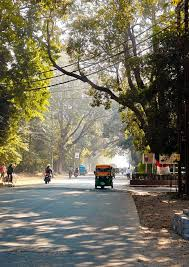
#> input picture roads.jpg, 189 x 267 px
$ jupyter execute P4.ipynb
#> lines starting #> are read from the running program, lines starting #| are printed output that depends on the picture; after the words box and inside, x2 and y2 are one past the last pixel; in counts of white or black regions, pixels touching at a corner belong together
[cell 1]
import cv2
import numpy as np
import matplotlib.pyplot as plt

image = cv2.imread("roads.jpg")
#> image is the input picture: shape (267, 189, 3); mean B, G, R 94.5, 112.8, 117.1
if image is None:
    raise FileNotFoundError("road.jpg not found")

output = image.copy()
gray = cv2.cvtColor(image, cv2.COLOR_BGR2GRAY)
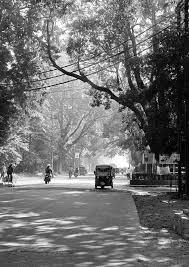
#> gray: shape (267, 189); min 0, max 255, mean 112
blur = cv2.GaussianBlur(gray, (5, 5), 0)
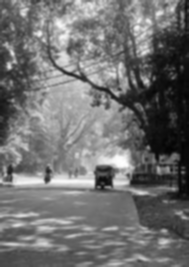
#> blur: shape (267, 189); min 3, max 254, mean 112
edges = cv2.Canny(blur, 50, 150)
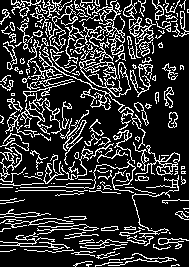
#> edges: shape (267, 189); 19.8% white in thin lines or dots
h, w = edges.shape
#> h = 267; w = 189
mask = np.zeros_like(edges)

polygon = np.array([[
    (0, h),
    (w, h),
    (int(0.58 * w), int(0.58 * h)),
    (int(0.42 * w), int(0.58 * h))
]], dtype=np.int32)

cv2.fillPoly(mask, polygon, 255)
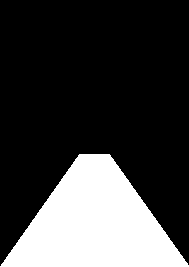
#> mask: shape (267, 189); 24.7% white; 1 white region, box (x1, y1, x2, y2) and area: (0, 154, 189, 267) 12470
roi_edges = cv2.bitwise_and(edges, mask)
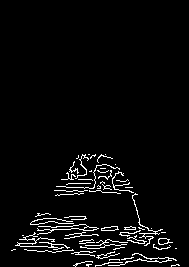
#> roi_edges: shape (267, 189); 4% white in thin lines or dots, all inside (x1, y1, x2, y2) = (11, 154, 180, 267)

# HOUGH TRANSFORM

lines = cv2.HoughLinesP(
    roi_edges,
    rho=1,
    theta=np.pi / 180,
    threshold=30,
    minLineLength=30,
    maxLineGap=100
)
#> lines = 21 rows, first 6: [30, 224, 160, 230], [37, 219, 170, 242], [13, 249, 176, 260], [56, 186, 129, 190], [20, 246, 169, 239], [38, 229, 157, 231]

left_lines = []
right_lines = []

if lines is not None:

    # Makes line format consistently:
    # [x1, y1, x2, y2]
    lines = lines.reshape(-1, 4)

    for x1, y1, x2, y2 in lines:

        # Avoid division by zero
        if x2 == x1:
            continue

        # Calculate slope
        slope = (y2 - y1) / (x2 - x1)

        # Negative slope = left lane
        if -1.5 < slope < -0.4:
            left_lines.append((x1, y1, x2, y2))

        # Positive slope = right lane
        elif 0.4 < slope < 1.5:
            right_lines.append((x1, y1, x2, y2))
#> this loop made 21 passes
#> (x1, y1, x2, y2, slope) on passes 1 to 12: (30, 224, 160, 230, 0.0462), (37, 219, 170, 242, 0.173), (13, 249, 176, 260, 0.0675), (56, 186, 129, 190, 0.0548), (20, 246, 169, 239, -0.047), (38, 229, 157, 231, 0.0168), (17, 242, 179, 265, 0.142), (25, 239, 165, 232, -0.05), (19, 239, 173, 258, 0.123), (73, 265, 168, 257, -0.0842), (73, 190, 137, 194, 0.0625), (25, 238, 167, 243, 0.0352)
#> after the loop, left_lines = []; right_lines = []

def average_line(lines, y_bottom, y_top):

    if len(lines) == 0:
        return None

    xs = []
    ys = []

    for x1, y1, x2, y2 in lines:
        xs.extend([x1, x2])
        ys.extend([y1, y2])

    # Fit line: y = slope*x + intercept
    slope, intercept = np.polyfit(xs, ys, 1)

    if abs(slope) < 1e-6:
        return None

    x_bottom = int((y_bottom - intercept) / slope)
    x_top = int((y_top - intercept) / slope)

    return x_bottom, y_bottom, x_top, y_top

y_bottom = h - 1
#> y_bottom = 266
y_top = int(0.60 * h)
#> y_top = 160

left_lane = average_line(left_lines, y_bottom, y_top)
right_lane = average_line(right_lines, y_bottom, y_top)

if left_lane is not None:
    x1, y1, x2, y2 = left_lane
    cv2.line(output, (x1, y1), (x2, y2), (0, 255, 0), 8)

if right_lane is not None:
    x1, y1, x2, y2 = right_lane
    cv2.line(output, (x1, y1), (x2, y2), (0, 255, 0), 8)

output_rgb = cv2.cvtColor(output, cv2.COLOR_BGR2RGB)

plt.figure(figsize=(14, 8))
plt.imshow(output_rgb)
plt.title("Lane Detection Output")
plt.axis("off")
plt.show()

$ run again, with images.jpg copied over roads.jpg
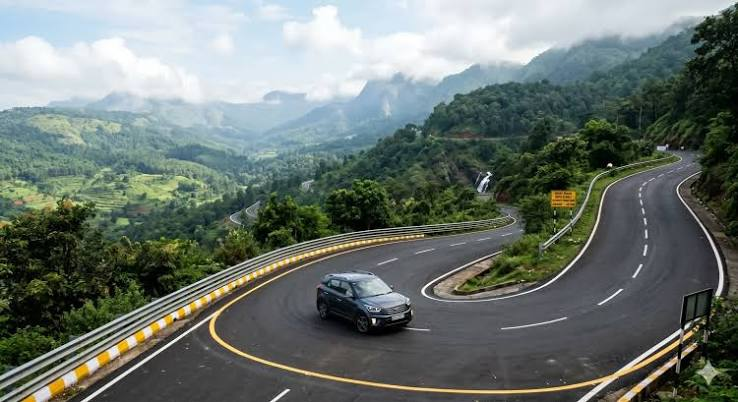
#> input picture images.jpg, 738 x 402 px
#> image is the input picture: shape (402, 738, 3); mean B, G, R 111.5, 117.4, 107.7
#> `edges = cv2.Canny(blur, 50, 150)`:
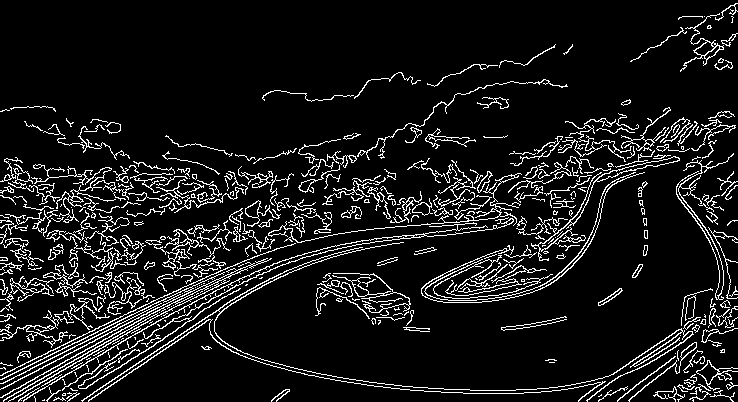
#> edges: shape (402, 738); 9.6% white in thin lines or dots
#> mask: shape (402, 738); 24.5% white; 1 white region, box (x1, y1, x2, y2) and area: (1, 233, 738, 402) 72557
#> roi_edges: shape (402, 738); 2.4% white in thin lines or dots, all inside (x1, y1, x2, y2) = (3, 233, 734, 402)
#> lines = 82 rows, first 6: [82, 401, 329, 235], [21, 400, 297, 241], [88, 400, 334, 234], [69, 399, 317, 238], [43, 400, 312, 239], [424, 391, 709, 386]
#> the loop `for x1, y1, x2, y2 in lines:` made 82 passes
#> (x1, y1, x2, y2, slope) on passes 1 to 8: (82, 401, 329, 235, -0.672), (21, 400, 297, 241, -0.576), (88, 400, 334, 234, -0.675), (69, 399, 317, 238, -0.649), (43, 400, 312, 239, -0.599), (424, 391, 709, 386, -0.0175), (53, 393, 307, 240, -0.602), (13, 399, 173, 307, -0.575)
#> after the loop `for x1, y1, x2, y2 in lines:`: left_lines = 30 items, first 6: (82, 401, 329, 235), (21, 400, 297, 241), (88, 400, 334, 234), (69, 399, 317, 238), (43, 400, 312, 239), (53, 393, 307, 240); right_lines = [(385, 237, 730, 398), (337, 245, 478, 302), (263, 262, 417, 330), (343, 247, 713, 396), (164, 315, 274, 366), (350, 246, 732, 400), (645, 352, 730, 397)]
#> the loop in average_line, `for x1, y1, x2, y2 in lines:` made 30 passes
#> after the loop in average_line, `for x1, y1, x2, y2 in lines:`: xs = 60 values, max 669 at index 55, min 3 at index 56, mean 264.8; ys = 60 values, max 401 at index 0, min 233 at index 47, mean 330.7
#> in average_line, `slope, intercept = np.polyfit(xs, ys, 1)`: slope = -0.131; intercept = 365.4
#> x_bottom = -271
#> x_top = 948
#> left_lane = (-271, 401, 948, 241)
#> the loop in average_line (call 2), `for x1, y1, x2, y2 in lines:` made 7 passes
#> right_lane = (807, 401, 130, 241)
#> `x1, y1, x2, y2 = left_lane`: x1 = -271; y1 = 401; x2 = 948; y2 = 241
#> `x1, y1, x2, y2 = right_lane`: x1 = 807; x2 = 130
#> `cv2.line(output, (x1, y1), (x2, y2), (0, 255, 0), 8)`:
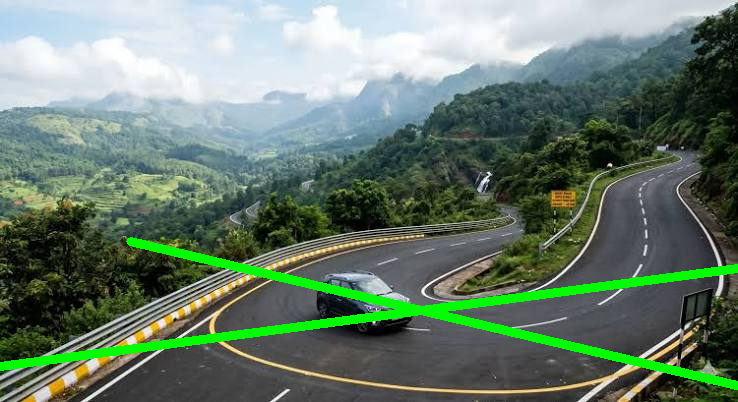
#> output: shape (402, 738, 3); mean B, G, R 108.1, 124.2, 104.1
